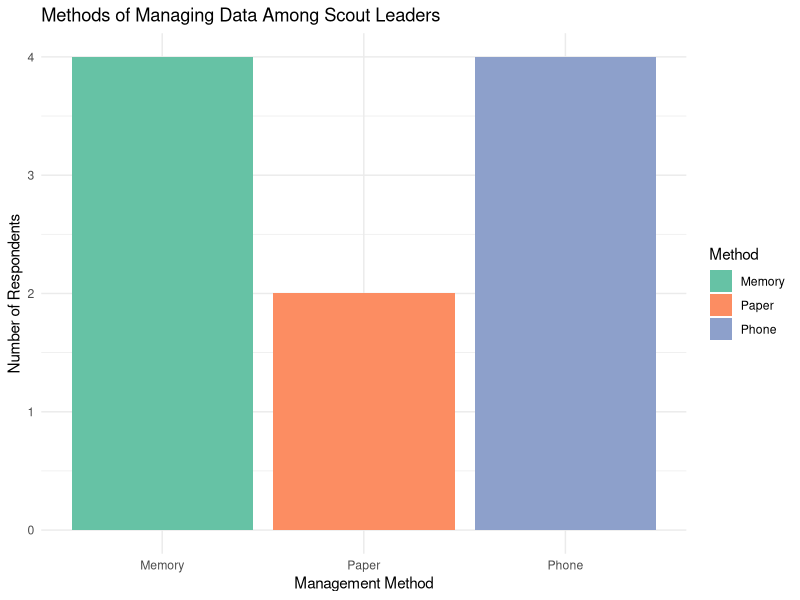
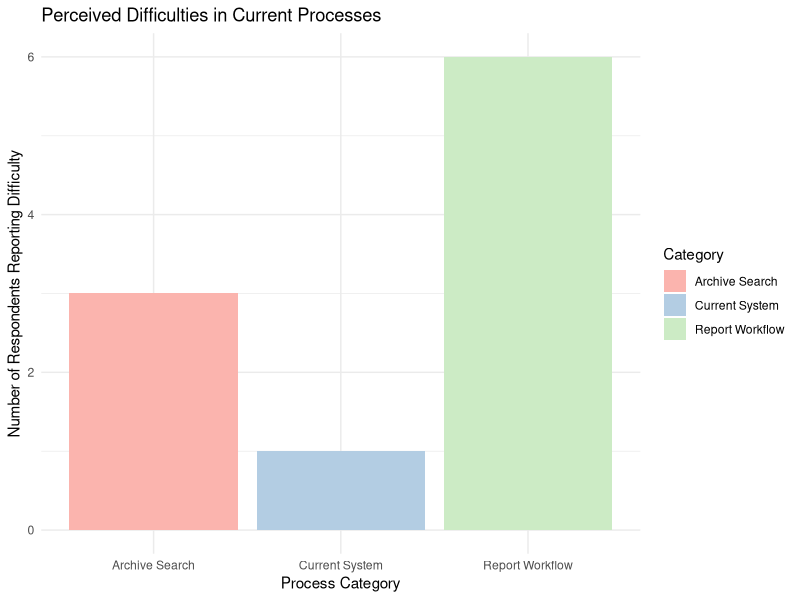

The R source for these figures, in order:
# Load necessary libraries
if (!require("ggplot2")) install.packages("ggplot2", repos='http://cran.us.r-project.org')
library(ggplot2)

# Load the data
data <- read.csv("survey_data.csv")

# 1. Graph: How many respondents manage data by memory vs other methods
methods <- data.frame(
  Method = c("Memory", "Phone", "Paper"),
  Count = c(
    sum(data$Manages_by_Memory == "Yes"),
    sum(data$Manages_by_Phone == "Yes"),
    sum(data$Manages_by_Paper == "Yes")
  )
)

p1 <- ggplot(methods, aes(x = Method, y = Count, fill = Method)) +
  geom_bar(stat = "identity") +
  theme_minimal() +
  labs(title = "Methods of Managing Data Among Scout Leaders",
       y = "Number of Respondents",
       x = "Management Method") +
  scale_fill_brewer(palette = "Set2")

ggsave("data_management_methods.png", p1)

# 2. Graph: Perceived Difficulties
difficulties <- data.frame(
  Category = c("Current System", "Archive Search", "Report Workflow"),
  Count_Difficult = c(
    sum(data$Current_Difficulty == "Yes"),
    sum(data$Archive_Difficulty == "Yes"),
    sum(data$Workflow_Difficulty == "Yes")
  )
)

p2 <- ggplot(difficulties, aes(x = Category, y = Count_Difficult, fill = Category)) +
  geom_bar(stat = "identity") +
  theme_minimal() +
  labs(title = "Perceived Difficulties in Current Processes",
       y = "Number of Respondents Reporting Difficulty",
       x = "Process Category") +
  scale_fill_brewer(palette = "Pastel1")

ggsave("process_difficulties.png", p2)

print("Analysis complete. Graphs saved as 'data_management_methods.png' and 'process_difficulties.png'.")
